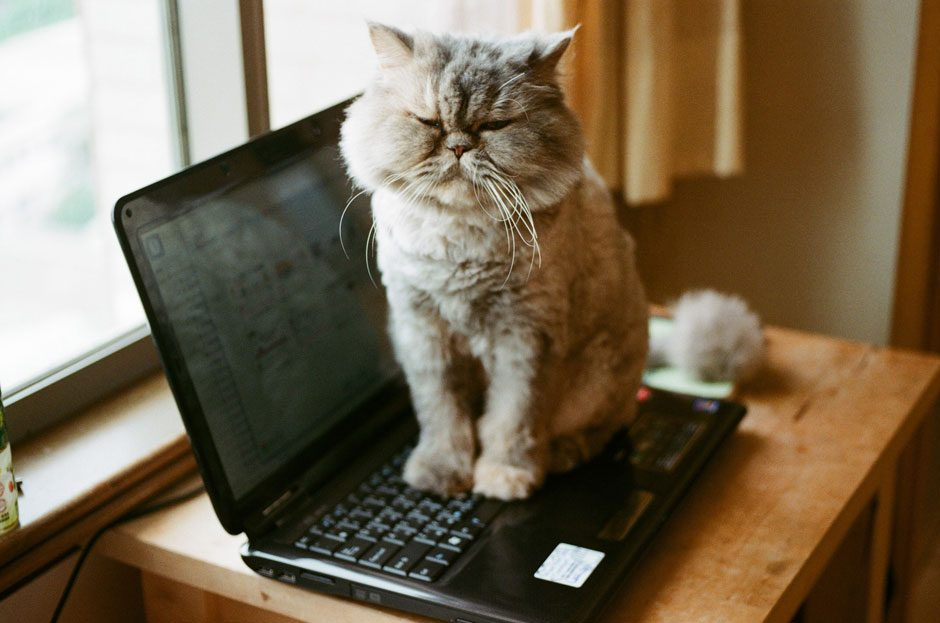
//> input picture cat-laptop.jpeg, 940 x 623 px
$ ./3-1   (built with g++ and OpenCV 4)
//> lines starting //> are read from the running program, lines starting //| are printed output that depends on the picture; after the words box and inside, x2 and y2 are one past the last pixel; in counts of white or black regions, pixels touching at a corner belong together
//그레이 스케일로 같은 이미지 데이터 공유

#include <opencv2/opencv.hpp>
#include <iostream>

using namespace std;
using namespace cv;

int main(){
    Mat img_color;

    img_color = imread("cat-laptop.jpeg", IMREAD_GRAYSCALE);
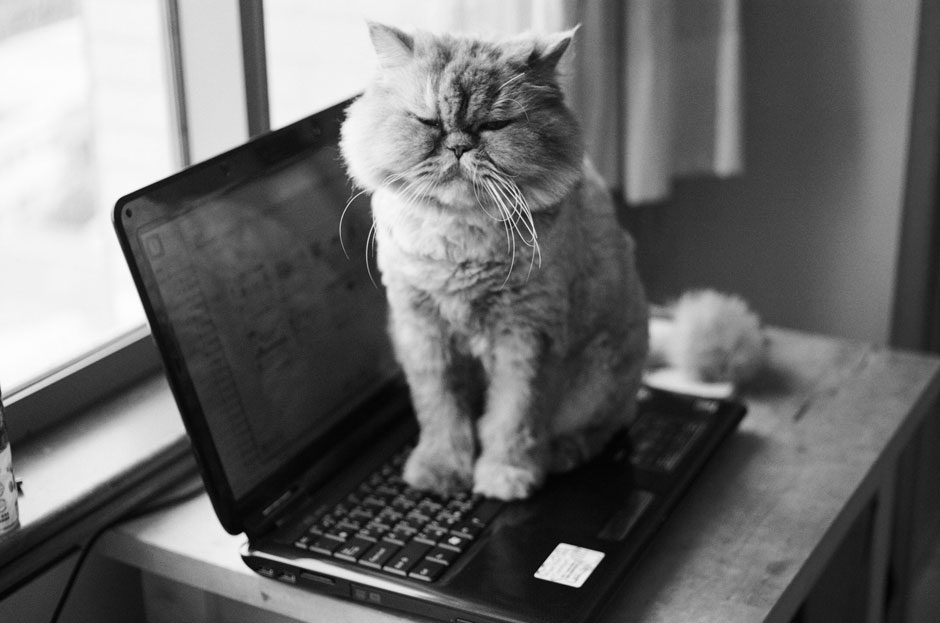
//> img_color: 623 rows x 940 cols, CV_8UC1; min 0, max 255, mean 107
    Mat img_copyed1(img_color);
    Mat img_copyed2(img_color);

    threshold(img_color, img_color,127,255, THRESH_BINARY);
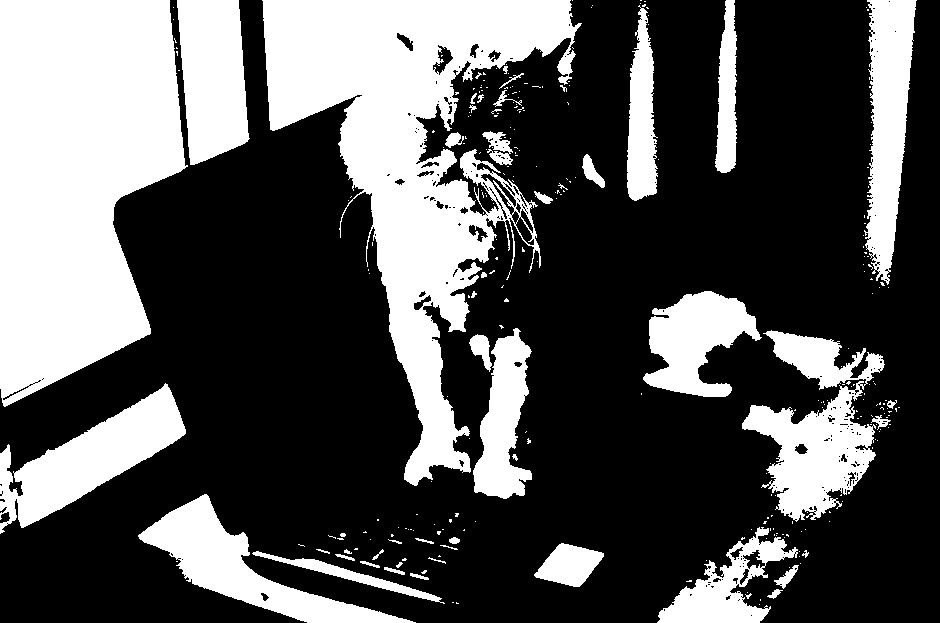
//> img_color: 623 rows x 940 cols, CV_8UC1; 33.8% white; 290 white regions (241 under 20 px), largest, box (x1, y1, x2, y2) and area: (0, 0, 188, 407) 57627, (262, 0, 582, 486) 56331, (742, 330, 885, 522) 12483

    imshow("img_color", img_color);
    imshow("img_copyed1", img_copyed1);
    imshow("img_copyed2", img_copyed2);

    waitKey(0);
    return 0;
}

$ run again, with apple.jpeg copied over cat-laptop.jpeg
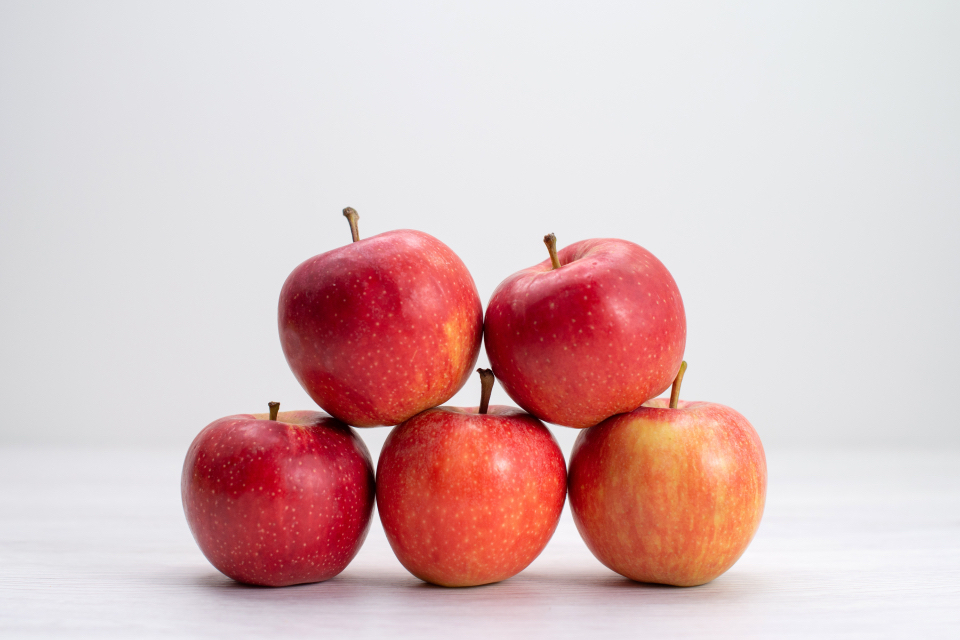
//> input picture apple.jpeg, 960 x 640 px
//> `img_color = imread("cat-laptop.jpeg", IMREAD_GRAYSCALE);`:
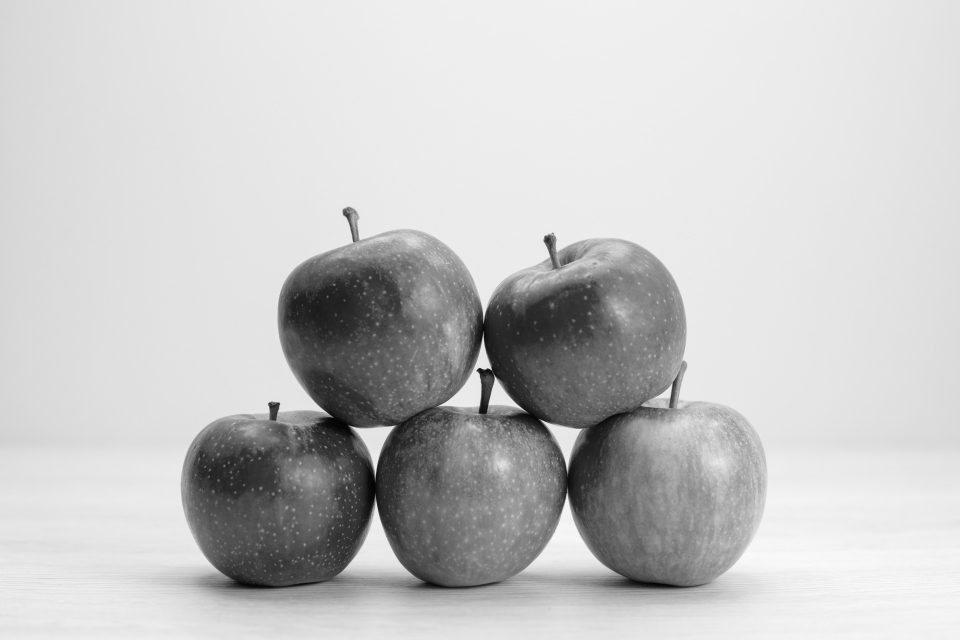
//> img_color: 640 rows x 960 cols, CV_8UC1; min 3, max 250, mean 198.2
//> `threshold(img_color, img_color,127,255, THRESH_BINARY);`:
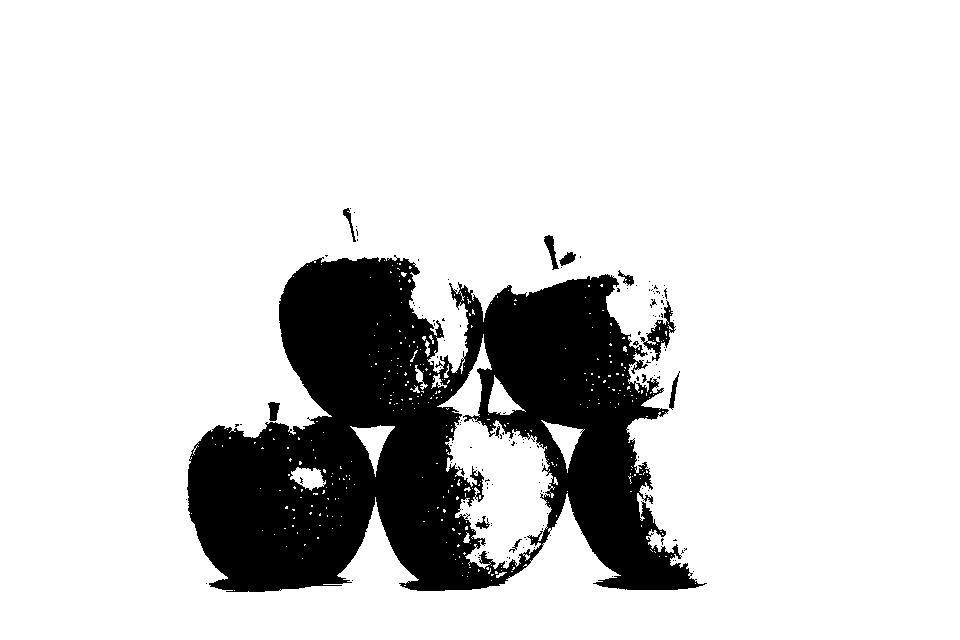
//> img_color: 640 rows x 960 cols, CV_8UC1; 83.8% white; 144 black regions (131 under 20 px), largest, box (x1, y1, x2, y2) and area: (187, 255, 707, 592) 97718, (640, 300, 676, 361) 647, (544, 235, 559, 270) 214

$ run again, with car-license.jpeg copied over cat-laptop.jpeg
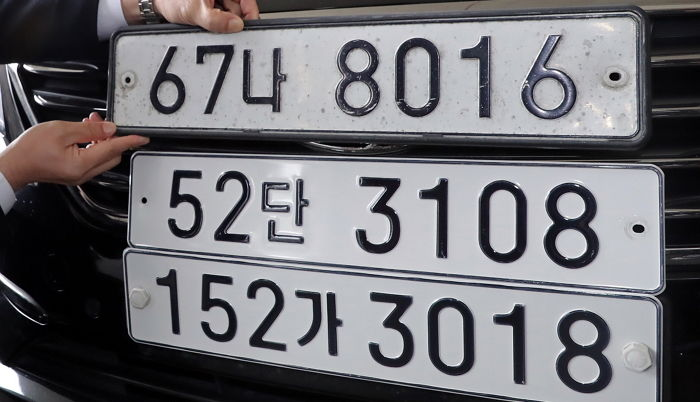
//> input picture car-license.jpeg, 700 x 402 px
//> `img_color = imread("cat-laptop.jpeg", IMREAD_GRAYSCALE);`:
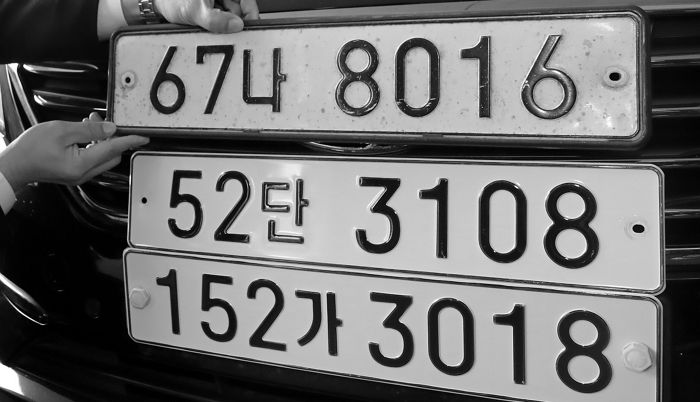
//> img_color: 402 rows x 700 cols, CV_8UC1; min 0, max 255, mean 112.5
//> `threshold(img_color, img_color,127,255, THRESH_BINARY);`:
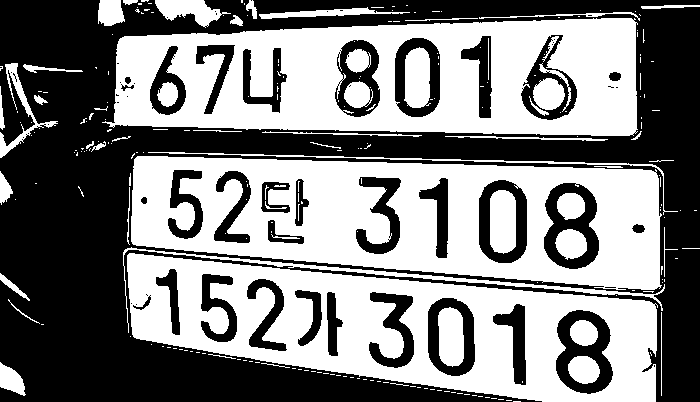
//> img_color: 402 rows x 700 cols, CV_8UC1; 50.4% white; 62 black regions (30 under 20 px), largest, box (x1, y1, x2, y2) and area: (0, 0, 700, 402) 108343, (556, 310, 613, 394) 2509, (544, 183, 599, 269) 2457

$ run again, with deep-learning.jpeg copied over cat-laptop.jpeg
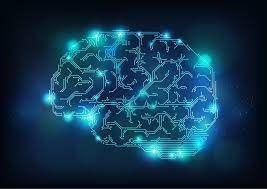
//> input picture deep-learning.jpeg, 267 x 189 px
//> `img_color = imread("cat-laptop.jpeg", IMREAD_GRAYSCALE);`:
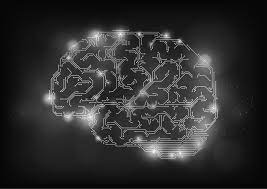
//> img_color: 189 rows x 267 cols, CV_8UC1; min 0, max 251, mean 46.2
//> `threshold(img_color, img_color,127,255, THRESH_BINARY);`:
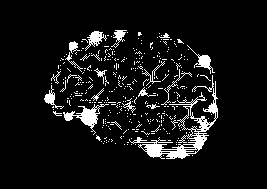
//> img_color: 189 rows x 267 cols, CV_8UC1; 7.5% white; 338 white regions (320 under 20 px), largest, box (x1, y1, x2, y2) and area: (129, 75, 218, 159) 1341, (63, 104, 109, 135) 393, (187, 45, 215, 74) 176
